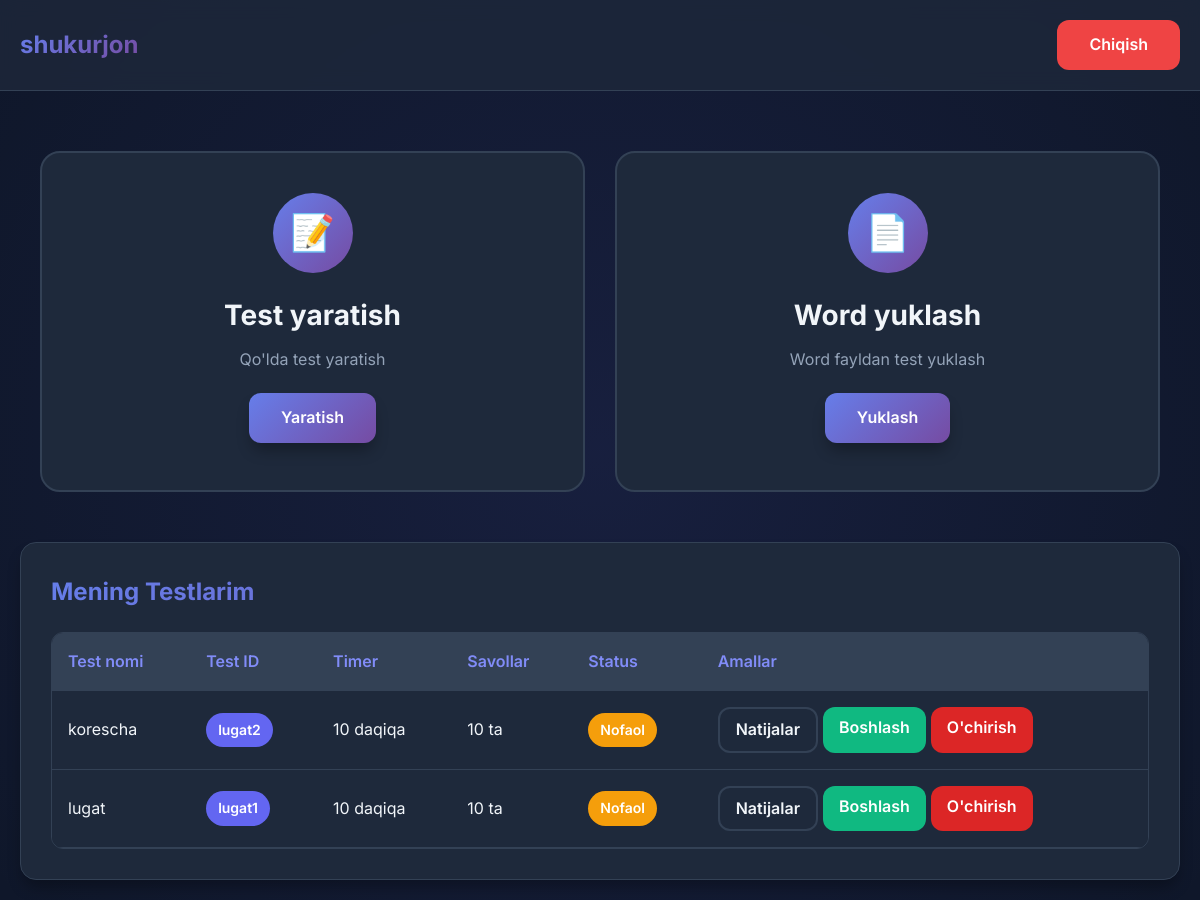
Screenshot of /teacher/profile/ (signed in) with the database file from the repository.
### main/models.py (models this page shows, shortened)
class Teacher(models.Model):
    full_name = models.CharField(max_length=200, verbose_name="To'liq ism")
    username = models.CharField(max_length=100, unique=True, verbose_name="Foydalanuvchi nomi")
    password = models.CharField(max_length=128, verbose_name="Parol")
    created_at = models.DateTimeField(auto_now_add=True, verbose_name="Yaratilgan sana")
    class Meta:
        verbose_name = "O'qituvchi"
        verbose_name_plural = "O'qituvchilar"

class Test(models.Model):
    teacher = models.ForeignKey(Teacher, on_delete=models.CASCADE, related_name='tests', verbose_name="O'qituvchi")
    name = models.CharField(max_length=300, verbose_name="Test nomi")
    description = models.TextField(blank=True, verbose_name="Izoh")
    test_id = models.CharField(max_length=50, unique=True, verbose_name="Test ID")
    password = models.CharField(max_length=128, verbose_name="Test paroli")
    timer = models.IntegerField(help_text="Daqiqalarda", verbose_name="Timer")
    word_file = models.FileField(upload_to='test_files/', blank=True, null=True, verbose_name="Word fayl")
    created_at = models.DateTimeField(auto_now_add=True, verbose_name="Yaratilgan sana")
    is_active = models.BooleanField(default=False, verbose_name="Test faolmi")
    class Meta:
        verbose_name = "Test"
        verbose_name_plural = "Testlar"
        ordering = ['-created_at']

### main/views.py (the view)
# urls.py: path('teacher/profile/', views.teacher_profile, name='teacher_profile'),
def teacher_profile(request):
    teacher_id = request.session.get('teacher_id')
    if not teacher_id:
        return redirect('main:teacher_login')
    teacher = get_object_or_404(Teacher, id=teacher_id)
    tests = Test.objects.filter(teacher=teacher).order_by('-created_at')
    return render(request, 'teacher_profile.html', {
        'teacher': teacher,
        'tests': tests
    })

### templates/teacher_profile.html (shortened to what this page needs)
{% extends 'base.html' %}
{% block content %}
<div class="header">
    <div class="header-content">
        <div class="logo">{{ teacher.full_name }}</div>
        <a href="{% url 'main:teacher_logout' %}" class="btn btn-danger">Chiqish</a>
    </div>
</div>
<div class="container" style="margin-top: 40px;">
    <div class="role-cards" style="display: grid; margin-top: 0;">
        <div class="role-card">
            <div class="role-icon">📝</div>
            <h2 class="role-title">Test yaratish</h2>
            <p class="role-description">Qo'lda test yaratish</p>
            <a href="{% url 'main:create_test' %}" class="btn btn-primary">Yaratish</a>
        </div>
        <div class="role-card">
            <div class="role-icon">📄</div>
            <h2 class="role-title">Word yuklash</h2>
            <p class="role-description">Word fayldan test yuklash</p>
            <a href="{% url 'main:upload_word_test' %}" class="btn btn-primary">Yuklash</a>
        </div>
    </div>
    <div class="card" style="margin-top: 30px;">
        <h2 class="card-header">Mening Testlarim</h2>
        {% if tests %}
        <div class="table-responsive">
            <table>
                <thead>
                    <tr>
                        <th>Test nomi</th>
                        <th>Test ID</th>
                        <th>Timer</th>
                        <th>Savollar</th>
                        <th>Status</th>
                        <th>Amallar</th>
                    </tr>
                </thead>
                <tbody>
                    {% for test in tests %}
                    <tr>
                        <td>{{ test.name }}</td>
                        <td><span class="badge badge-primary">{{ test.test_id }}</span></td>
                        <td>{{ test.timer }} daqiqa</td>
                        <td>{{ test.questions.count }} ta</td>
                        <td>
                            {% if test.is_active %}
                            <span class="badge badge-success">Faol</span>
                            {% else %}
                            <span class="badge badge-warning">Nofaol</span>
                            {% endif %}
                        </td>
                        <td>
                            <div style="display: flex; gap: 5px; flex-wrap: wrap;">
                                <a href="{% url 'main:test_results' test.id %}" class="btn btn-secondary"
                                    style="padding: 8px 16px;">Natijalar</a>
                                {% if test.is_active %}
                                <a href="{% url 'main:stop_test' test.id %}" class="btn btn-danger"
                                    style="padding: 8px 16px;"
                                    onclick="return confirm('Testni to\'xtatmoqchimisiz?')">To'xtatish</a>
                                {% else %}
                                <a href="{% url 'main:start_test' test.id %}" class="btn btn-success"
                                    style="padding: 8px 16px;">Boshlash</a>
                                {% endif %}
                                <a href="{% url 'main:delete_test' test.id %}" class="btn btn-danger"
                                    style="padding: 8px 16px; background: #dc2626;"
                                    onclick="return confirm('Testni o\'chirmoqchimisiz? Bu amalni qaytarib bo\'lmaydi!')">O'chirish</a>
                            </div>
                        </td>
                    </tr>
                    {% endfor %}
                </tbody>
            </table>
        </div>
        {% else %}
        <p style="text-align: center; color: var(--text-secondary); padding: 40px;">
            Hozircha testlar yo'q. Yangi test yarating!
        </p>
        {% endif %}
    </div>
</div>
{% endblock %}

### templates/base.html (shortened to what this page needs)
<!DOCTYPE html>
<html lang="uz">
<head>
    {% load static %}
    <link rel="stylesheet" href="{% static 'css/style.css' %}">
</head>
<body>
    <div class="animated-bg"></div>
    {% block content %}
    {% endblock %}
</body>
</html>

### rows the page displays
Teacher: full_name "shukurjon"
Test: name "korescha", test_id "lugat2", timer "10", questions.count "10", is_active "Nofaol"
Test: name "lugat", test_id "lugat1", timer "10", questions.count "10", is_active "Nofaol"
